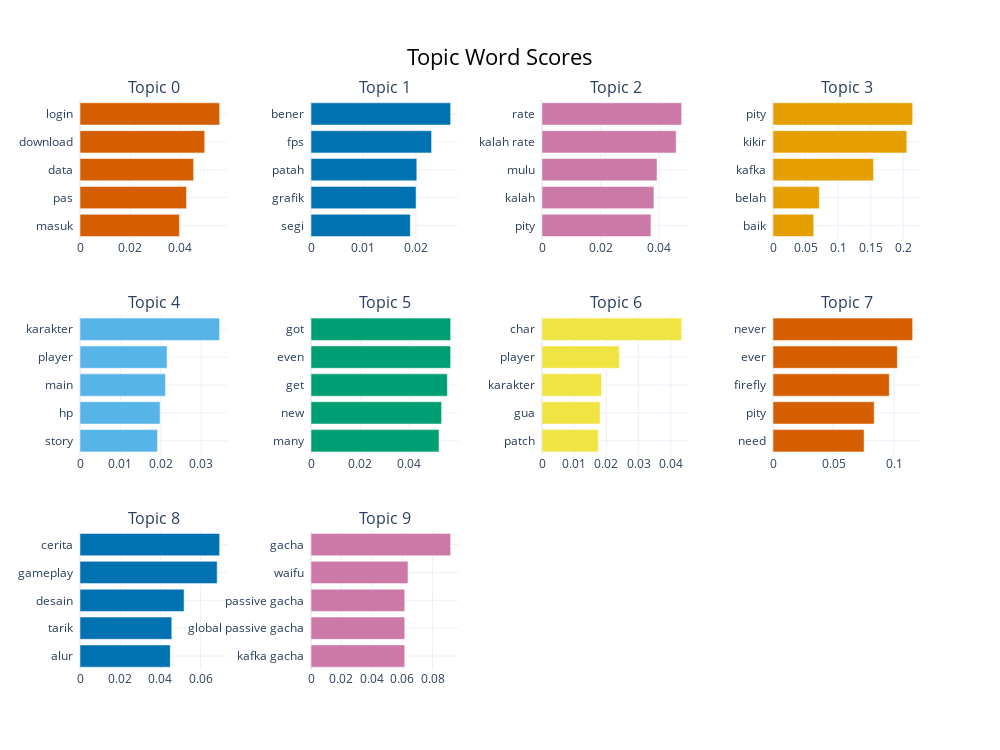
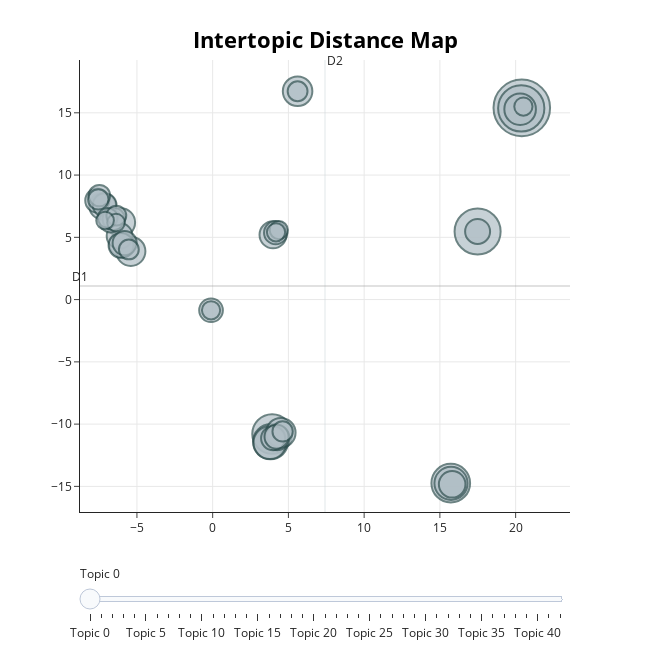
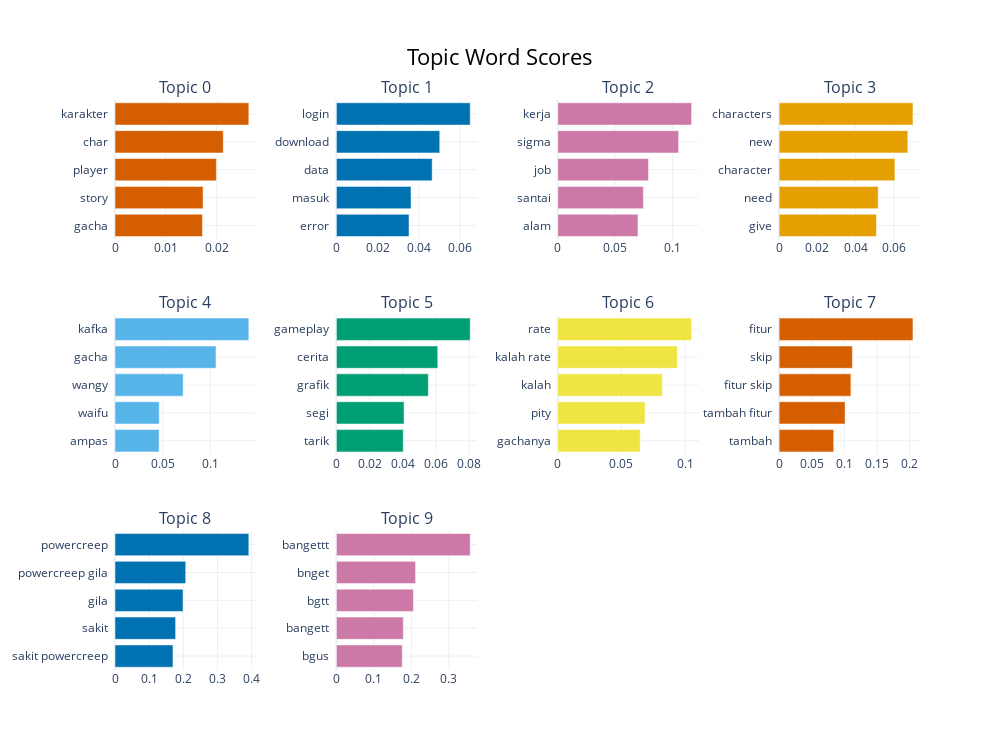
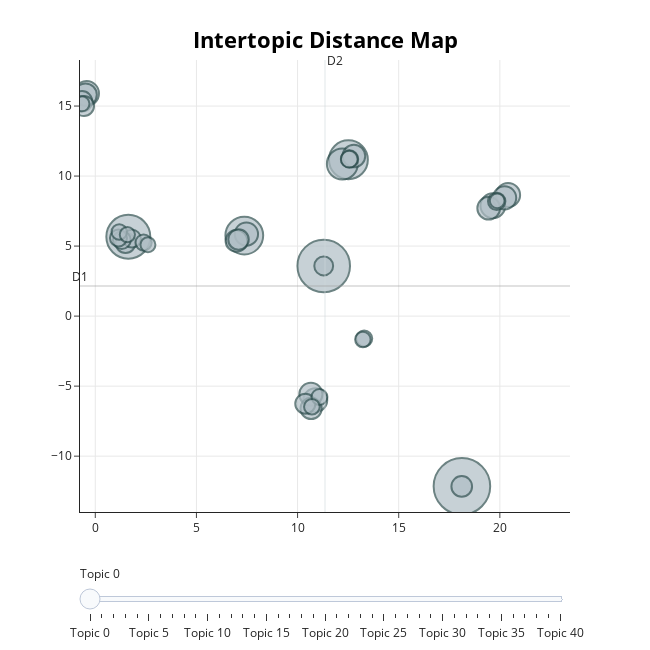

Notebook source saved alongside these figures, in order:
### Code cell
# ==============================================================
# TAHAP 2 & 3: TRANSFORMASI & PEMODELAN TOPIK (DATA DUMMY)
# ==============================================================
# Menerapkan IndoBERT + BERTopic untuk semua file dummy_preprocessed
# ==============================================================
import pandas as pd
import numpy as np
import os
import time
from sentence_transformers import SentenceTransformer
from bertopic import BERTopic
from sklearn.feature_extraction.text import CountVectorizer
from umap import UMAP
from hdbscan import HDBSCAN
from gensim.models.coherencemodel import CoherenceModel
from gensim.corpora.dictionary import Dictionary
from wordcloud import WordCloud
import matplotlib.pyplot as plt
import re

# --------------------------------------------------------------
# 1️ LOAD SEMUA FILE DUMMY YANG SUDAH DIPREPROCESSING
# --------------------------------------------------------------
INPUT_DIR = "./dummy_preprocessed"
OUTPUT_ROOT = "./Hasil_dummy"
os.makedirs(OUTPUT_ROOT, exist_ok=True)

dummy_files = [
    f for f in os.listdir(INPUT_DIR)
    if f.startswith("dummy_preprocessed_") and f.endswith(".csv")
]

if not dummy_files:
    raise FileNotFoundError("❌ Tidak ditemukan file dummy_preprocessed_*.csv di folder dummy_preprocessed/")

print(f"📁 Ditemukan {len(dummy_files)} file dummy untuk diproses:\n" + "\n".join(dummy_files))

# --------------------------------------------------------------
# 2️ MEMUAT MODEL EMBEDDING (INDOBERT)
# --------------------------------------------------------------
local_model_path = "./model/indobert-base-p1"
if os.path.exists(local_model_path):
    print(f"\n🔹 Memuat model IndoBERT lokal dari '{local_model_path}'...")
    embedding_model = SentenceTransformer(local_model_path)
else:
    print("\n⚠️ Model lokal tidak ditemukan. Mengunduh dari Hugging Face...")
    embedding_model = SentenceTransformer("indobenchmark/indobert-base-p1")

# --------------------------------------------------------------
# 3️ FUNGSI PENENTU PARAMETER OTOMATIS BERDASARKAN JUMLAH DATA
# --------------------------------------------------------------
def auto_params(num_docs: int):
    if num_docs < 1000:
        return {"min_df": 1, "n_neighbors": 8, "min_cluster_size": 8, "min_samples": 5}
    elif num_docs < 3000:
        return {"min_df": 2, "n_neighbors": 10, "min_cluster_size": 15, "min_samples": 7}
    elif num_docs < 7000:
        return {"min_df": 3, "n_neighbors": 15, "min_cluster_size": 30, "min_samples": 10}
    elif num_docs < 15000:
        return {"min_df": 5, "n_neighbors": 20, "min_cluster_size": 50, "min_samples": 12}
    else:
        return {"min_df": 0.002, "n_neighbors": 20, "min_cluster_size": 60, "min_samples": 12}

# --------------------------------------------------------------
# 4️ LOOP UNTUK MEMPROSES SETIAP FILE DUMMY
# --------------------------------------------------------------
for dummy_file in dummy_files:
    pct_match = re.search(r"_(\d+)pct", dummy_file)
    pct_str = pct_match.group(1) if pct_match else "unknown"
    print(f"\n{'='*80}\n🔹 MEMPROSES DUMMY {pct_str}% → {dummy_file}\n{'='*80}")

    # ------------------------------------------
    # LOAD DATA
    # ------------------------------------------
    df = pd.read_csv(os.path.join(INPUT_DIR, dummy_file))
    if "clean_final" not in df.columns:
        raise ValueError(f"Kolom 'clean_final' tidak ditemukan pada {dummy_file}. Pastikan hasil preprocessing benar.")
    docs = df["clean_final"].astype(str).tolist()
    print(f"Jumlah dokumen: {len(docs)}")

    # ------------------------------------------
    # EMBEDDINGS (CACHE PER FILE)
    # ------------------------------------------
    embedding_path = os.path.join(INPUT_DIR, f"embeddings_dummy_{pct_str}pct.npy")

    if os.path.exists(embedding_path):
        print("📦 Memuat embeddings dari cache...")
        embeddings = np.load(embedding_path)
    else:
        print("🧠 Menghitung embeddings baru dengan IndoBERT...")
        start_embed = time.time()
        embeddings = embedding_model.encode(docs, batch_size=32, show_progress_bar=True)
        np.save(embedding_path, embeddings)
        print(f"💾 Embeddings disimpan ke: {embedding_path}")
        print(f"⏱️ Waktu komputasi: {(time.time()-start_embed)/60:.2f} menit")

    print(f"✅ Shape embeddings: {embeddings.shape}")

    # ------------------------------------------
    # PARAMETER OTOMATIS
    # ------------------------------------------
    params = auto_params(len(df))
    print(f"🔧 Parameter otomatis: {params}")

    # ------------------------------------------
    # KONFIGURASI BERTopic
    # ------------------------------------------
    vectorizer_model = CountVectorizer(max_df=0.8, min_df=params["min_df"], ngram_range=(1,3))
    umap_model = UMAP(
        n_neighbors=params["n_neighbors"], 
        n_components=5, 
        min_dist=0.0, 
        metric="cosine", 
        random_state=42
    )
    hdbscan_model = HDBSCAN(
        min_cluster_size=params["min_cluster_size"],
        min_samples=params["min_samples"],
        metric="euclidean",
        cluster_selection_method="eom",
        prediction_data=True
    )

    topic_model = BERTopic(
        embedding_model=embedding_model,
        umap_model=umap_model,
        hdbscan_model=hdbscan_model,
        vectorizer_model=vectorizer_model,
        language="multilingual",
        calculate_probabilities=True,
        verbose=True
    )

    # ------------------------------------------
    # FIT MODEL
    # ------------------------------------------
    print("🚀 Melatih model BERTopic...")
    start_time = time.time()
    topics, probs = topic_model.fit_transform(docs, embeddings=embeddings)
    duration = (time.time() - start_time) / 60
    print(f"✅ Pelatihan selesai dalam {duration:.2f} menit.")

    # --------------------------------------------------------------
    # EVALUASI MODEL (KUALITATIF & KUANTITATIF)
    # --------------------------------------------------------------
    topic_info = topic_model.get_topic_info()
    print("Informasi Topik Utama:")
    print(topic_info.head())
    
    # Hitung koherensi topik
    topics_for_eval = []
    for topic_id in topic_info[topic_info["Topic"] != -1]["Topic"]:
        top_words = topic_model.get_topic(topic_id)
        if top_words and isinstance(top_words, list):
            # Pastikan elemen valid dan hanya ambil kata
            words = [w for w, _ in top_words if isinstance(w, str)]
            if len(words) > 1:  # minimal 2 kata agar bisa dihitung koherensinya
                topics_for_eval.append(words)
    
    if len(topics_for_eval) > 1:
        tokenized_docs = [doc.split() for doc in docs if isinstance(doc, str) and len(doc.split()) > 2]
        dictionary = Dictionary(tokenized_docs)
        corpus = [dictionary.doc2bow(toks) for toks in tokenized_docs]
        cm = CoherenceModel(
            topics=topics_for_eval,
            texts=tokenized_docs,
            dictionary=dictionary,
            coherence="c_v"
        )
        coherence_score = cm.get_coherence()
        print(f"📈 Skor Koherensi Rata-rata (c_v): {coherence_score:.4f}")
    else:
        print("⚠️ Tidak cukup topik yang valid untuk menghitung skor koherensi.")

    # --------------------------------------------------------------
    # 8️ VISUALISASI WORDCLOUD PER TOPIK
    # --------------------------------------------------------------
    print("\n Membuat visualisasi...")
    
    # --- A. Bar Chart Distribusi Topik ---
    fig_bar = topic_model.visualize_barchart(top_n_topics=10)
    fig_bar.show()
    
    # --- B. Intertopic Distance Map ---
    fig_map = topic_model.visualize_topics()
    fig_map.update_layout(
       xaxis={
            "visible": True,
            "showticklabels": True,
            "showgrid": True
        },
        yaxis={
            "visible": True,
            "showticklabels": True,
            "showgrid": True
        }
    )
    fig_map.show()
    
    # --- C. WordCloud untuk Setiap Topik (Semua disimpan, hanya 3 ditampilkan) ---
    output_wc_dir = os.path.join(output_dir, "wordclouds")
    os.makedirs(output_wc_dir, exist_ok=True)
    
    print("\nMembuat WordCloud untuk setiap topik (10 kata teratas)...")
    
    # Urutkan berdasarkan ukuran topik (jumlah dokumen)
    topic_info_sorted = topic_info[topic_info["Topic"] != -1].sort_values("Count", ascending=False)
    top_display_n = 3  # hanya tampilkan 3 di output
    
    for i, topic_id in enumerate(topic_info_sorted["Topic"]):
        # Ambil 10 kata teratas berdasarkan bobot
        top_words = topic_model.get_topic(topic_id)[:10]
        freq_dict = dict(top_words)
        
        # Buat WordCloud
        wordcloud = WordCloud(
            width=800, height=400,
            background_color="white",
            colormap="viridis"
        ).generate_from_frequencies(freq_dict)
        
        # Simpan ke file
        save_path = os.path.join(output_wc_dir, f"wordcloud_topic_{topic_id}.png")
        plt.figure(figsize=(10, 5))
        title = topic_info.loc[topic_info.Topic == topic_id, "Name"].iloc[0]
        plt.title(f"WordCloud Topik #{topic_id}: {title}")
        plt.imshow(wordcloud, interpolation="bilinear")
        plt.axis("off")
        plt.savefig(save_path, bbox_inches='tight')
        plt.close()  # ditutup agar tidak menumpuk memori
    
        # Tampilkan hanya 3 WordCloud teratas
        if i < top_display_n:
            plt.figure(figsize=(10, 5))
            plt.title(f"Top {i+1}: WordCloud Topik #{topic_id}: {title}")
            plt.imshow(wordcloud, interpolation="bilinear")
            plt.axis("off")
            plt.show()
    
    print(f"\n✅ Semua WordCloud ({len(topic_info_sorted)} topik) disimpan di folder: {output_wc_dir}")
    print(f"📊 Hanya {top_display_n} WordCloud teratas yang ditampilkan di output.")


    # ------------------------------------------
    # SIMPAN HASIL
    # ------------------------------------------
    topic_info.to_csv(os.path.join(output_dir, f"hasil_analisis_topik_{pct_str}pct.csv"), index=False, encoding="utf-8-sig")

    rep_docs = []
    for topic_id in topic_info[topic_info["Topic"] != -1]["Topic"]:
        docs_rep = topic_model.get_representative_docs(topic_id)
        for d in docs_rep:
            rep_docs.append({"Topic_ID": topic_id, "Representative_Doc": d})
    pd.DataFrame(rep_docs).to_excel(os.path.join(output_dir, f"dokumen_representatif_{pct_str}pct.xlsx"), index=False)

    summary_data = {
        "Persentase_Data": f"{pct_str}%",
        "Jumlah_Dokumen": len(docs),
        "Jumlah_Topik": unique_topics,
        "Rasio_Outlier": outlier_ratio,
        "Koherensi_c_v": coherence_score
    }
    pd.DataFrame([summary_data]).to_csv(os.path.join(output_dir, f"ringkasan_{pct_str}pct.csv"), index=False)

    print(f"📊 Ringkasan hasil disimpan di: {output_dir}")

print("\n🎯 Semua analisis dummy selesai dan disimpan di folder './Hasil_dummy/'")
